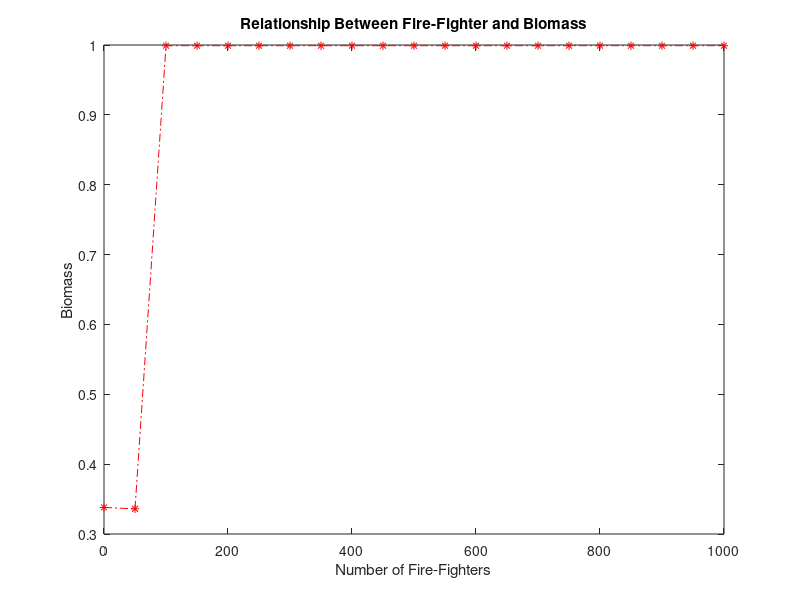

Write MATLAB code to recreate this figure.
firefigter=[0 50 100 150 200 250 300 350 400 450 500 550 600 650 700 750 800 850 900 950 1000 ]
biomass= [.338 .336 .999 .999 .999 .999 .999 .999 .999 .999 .999 .999 .999 .999 .999 .999 .999 .999 .999 .999 .999]

figure;
plot(firefigter,biomass,'-.r*');
xlabel('Number of Fire-Fighters');
ylabel('Biomass')
title('Relationship Between Fire-Fighter and Biomass');

